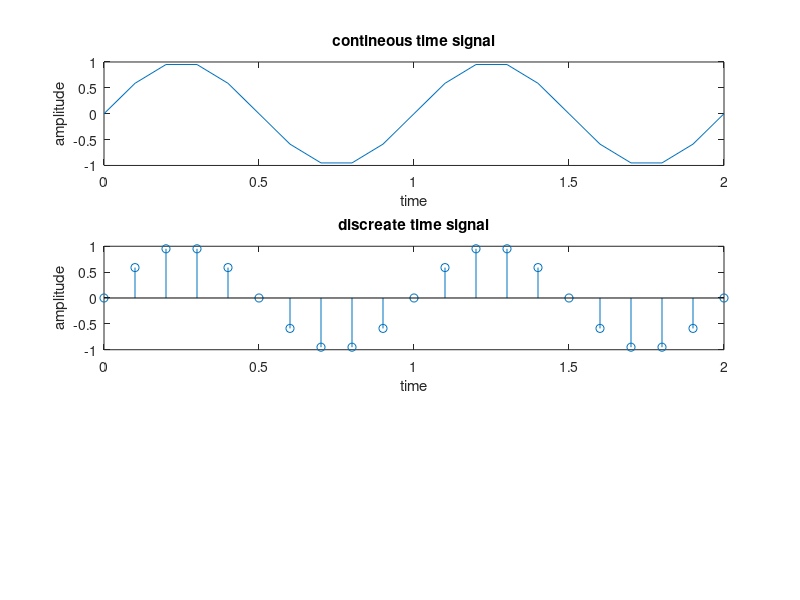

MATLAB code for this plot:
%rishi kumar
%2022BTECE016
%Write MATLAB code for plotting Continuous-Time Signals, Discreate-Time Signals and Sampled-Signal.

clc;
clear all;

t=0:0.1:2;
signal=sin(2*pi*t);

%plotting of contineous signal
subplot(3,1,1);
plot(t,signal);
title('contineous time signal');
xlabel('time');
ylabel('amplitude');

%plotting of discreate time signal
subplot(3,1,2);
stem(t,signal);
title('discreate time signal');
xlabel('time');
ylabel('amplitude');

